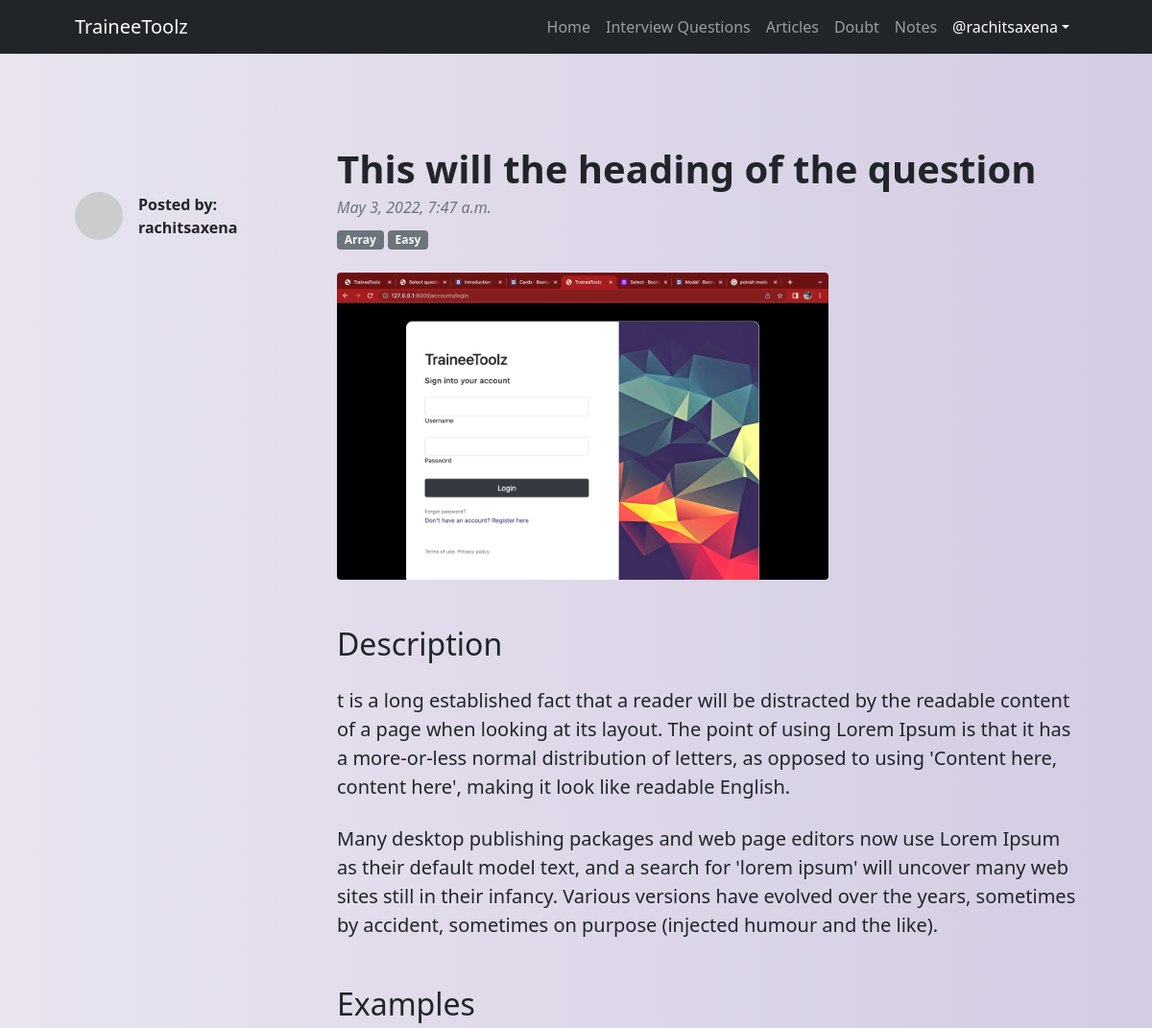
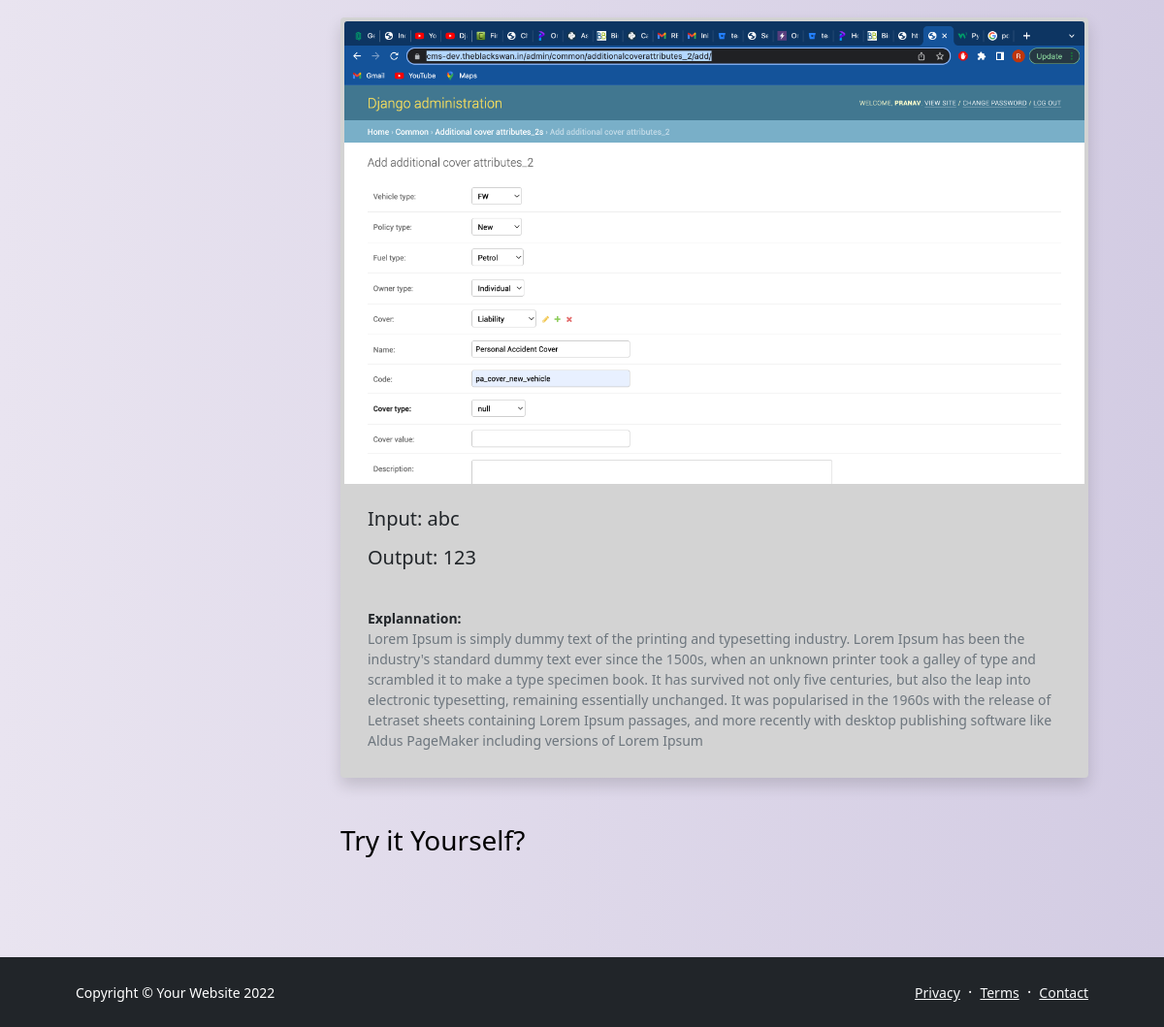
The app's page /question/question_detail/1 (signed in) with its own data (2 pictures, top to bottom).
### question/models.py (models this page shows, shortened)
class Question(models.Model):
    DIFF_CHOICES = (
        ('Easy', 'Easy'),
        ('Medium', 'Medium'),
        ('Hard', 'Hard'),
    )
    heading = models.CharField(max_length=200)
    user = models.ForeignKey(User , on_delete=models.CASCADE)
    date = models.DateTimeField(auto_now_add=True)
    difficulty = models.CharField(max_length=100 , choices=DIFF_CHOICES )
    tags = models.ForeignKey(Category,blank=True , null=True, on_delete=models.CASCADE)
    description = models.TextField()
    image = models.ImageField(null=True, blank=True)
    example = models.ManyToManyField('Example' , blank=True , related_name='exampleQuestion')
    companies = models.ManyToManyField(Company, blank=True)

class Category(models.Model):
    ICON_CHOICES = (
        ('Arr','Array'),
        ('DP', 'Dynamic Programing'),
        ('STR', 'String'),
        ('LL','Linked List'),
        ("S",'Stack')
    )
    name = models.CharField(max_length=100)
    img = models.ImageField(blank=True, null=True, upload_to='./media/category')
    icon = models.CharField(max_length=3, choices=ICON_CHOICES, blank=True , null=True)
    def __str__(self):
        return self.name

class Example(models.Model):
    input = models.CharField(max_length=1000)
    output = models.CharField(max_length=1000)
    explaination = models.TextField()
    img = models.ImageField(null=True , blank=True)
    ques = models.ForeignKey(Question , on_delete=models.CASCADE , related_name='ques')

### question/views.py (the view)
# urls.py: path('question_detail/<str:pk>' , views.questions_detail, name='questions_detail'),
@login_required(login_url="loginPage")
def questions_detail(request, pk):
    question = Question.objects.get(id=pk)
    paras = str(question.description).split('/')
    params = {
        'question':question,
        'paras':paras
    }
    return render(request, 'question/questions_detail.html', params)

### templates/question/questions_detail.html (shortened to what this page needs)
<!DOCTYPE html>
<html lang="en">
    <head>
        <link href="https://cdn.jsdelivr.net/npm/bootstrap-icons@1.5.0/font/bootstrap-icons.css" rel="stylesheet" />
    </head>
    <body class="d-flex flex-column">
        <main class="flex-shrink-0">
            <nav class="navbar navbar-expand-lg navbar-dark bg-dark">
                <div class="container px-5">
                    <a class="navbar-brand" href="{% url 'index' %}">TraineeToolz</a>
                    <div class="collapse navbar-collapse" id="navbarSupportedContent">
                        <ul class="navbar-nav ms-auto mb-2 mb-lg-0">
                            <li class="nav-item"><a class="nav-link" href="{% url 'index' %}">Home</a></li>
                            <li class="nav-item"><a class="nav-link" href="{% url 'questionIndex' %}">Interview Questions</a></li>
                            <li class="nav-item"><a class="nav-link" href="{% url 'articles' %}">Articles</a></li>
                            <li class="nav-item"><a class="nav-link" href="{% url 'doubtIndex' %}">Doubt</a></li>
                            <li class="nav-item"><a class="nav-link" href="{% url 'notesMainPage' %}">Notes</a></li>
                            <li class="nav-item dropdown">
                                <a class="nav-link dropdown-toggle text-white" id="navbarDropdownPortfolio" href="#" role="button" data-bs-toggle="dropdown" aria-expanded="false">@{{user.username}}</a>
                            </li>
                        </ul>
                    </div>
                </div>
            </nav>
            <section class="py-5">
                <div class="container px-5 my-5">
                    <div class="row gx-5">
                        <div class="col-lg-3">
                            <div class="d-flex align-items-center mt-lg-5 mb-4">
                                <img class="img-fluid rounded-circle" src="https://dummyimage.com/50x50/ced4da/6c757d.jpg" alt="..." />
                                <div class="ms-3">
                                    <div class="fw-bold">Posted by:</div>
                                    <div class="fw-bold">{{question.user.username}}</div>
                                </div>
                            </div>
                        </div>
                        <div class="col-lg-9">
                            <article>
                                <header class="mb-4">
                                    <h1 class="fw-bolder mb-1">{{question.heading}}</h1>
                                    <div class="text-muted fst-italic mb-2">{{question.date}}</div>
                                    <a class="badge bg-secondary text-decoration-none link-light" href="#!">{{question.tags}}</a>
                                    <a class="badge bg-secondary text-decoration-none link-light" href="#!">{{question.difficulty}}</a>
                                </header>
                                <figure class="mb-4"><img class="img-fluid rounded" src="{{question.image.url}}" style="max-height:20rem ;" alt="..." /></figure>
                                <section class="mb-5">
                                    <h2 class=" mb-4 mt-5">Description  </h2>
                                    {% for i in paras%}
                                    <p class="fs-5 mb-4">{{i}}</p>
                                    {% endfor %}
                                    <h2 class=" mb-4 mt-5">Examples  </h2>
                                    {% for i in question.example.all%}
                                        <div class="card h-100 shadow p-1 border-0" style="background:#D3D3D3;">
                                            <img class="card-img-top" src="{{i.img.url}}" alt="..." />
                                            <div class="card-body p-4">
                                                <h5 class="card-title mb-3">Input: {{i.input}}</h5>
                                                <h5 class="card-title mb-3">Output: {{i.output}}</h5>
                                            </div>
                                            <div class="card-footer p-4 pt-0 bg-transparent border-top-0">
                                                <div class="d-flex align-items-end justify-content-between">
                                                    <div class="d-flex align-items-center">
                                                        <div class="small">
                                                            <div class="fw-bold">Explannation:</div>
                                                            <div class="text-muted">{{i.explaination}}</div>
                                                        </div>
                                                    </div>
                                                </div>
                                            </div>
                                        </div>
                                    {% endfor%}
                                </section>
                            </article>
                            <div class="row d-flex justify-content-center">
                                <a href="" style="text-decoration:none; color:black;">
                                    <h3>Try it Yourself?</h3>
                                </a>
                            </div>
                        </div>
                    </div>
                </div>
            </section>
        </main>
        <footer class="bg-dark py-4 mt-auto">
            <div class="container px-5">
                <div class="row align-items-center justify-content-between flex-column flex-sm-row">
                    <div class="col-auto"><div class="small m-0 text-white">Copyright &copy; Your Website 2022</div></div>
                    <div class="col-auto">
                        <a class="link-light small" href="#!">Privacy</a>
                        <span class="text-white mx-1">&middot;</span>
                        <a class="link-light small" href="#!">Terms</a>
                        <span class="text-white mx-1">&middot;</span>
                        <a class="link-light small" href="#!">Contact</a>
                    </div>
                </div>
            </div>
        </footer>
    </body>
</html>

### templates/question/questions_detail.html (style rules this page uses)
body { background: #D3CCE3; background: -webkit-linear-gradient(to right, #E9E4F0, #D3CCE3); background: linear-gradient(to right, #E9E4F0, #D3CCE3); }

### records on screen
Question: user.username "rachitsaxena", heading "This will the heading of the question", date "May 3, 2022, 7:47 a.m.", tags "Array", difficulty "Easy", image (picture)
Example: img (picture), input "abc", output "123", explaination "Lorem Ipsum is simply dummy text of the printing and typesetting industry. Lorem Ipsum has been the industry's standard dummy text ever since the 1500s, when an unknown printer took a galley of type and scrambled it to make a type specimen book. It has survived not only five centuries, but also the leap into electronic typesetting, remaining essentially unchanged. It was popularised in the 1960s with the release of Letraset sheets containing Lorem Ipsum passages, and more recently with desktop publishing software like Aldus PageMaker including versions of Lorem Ipsum"

### other values on screen
{{ user.username }} "rachitsaxena"
